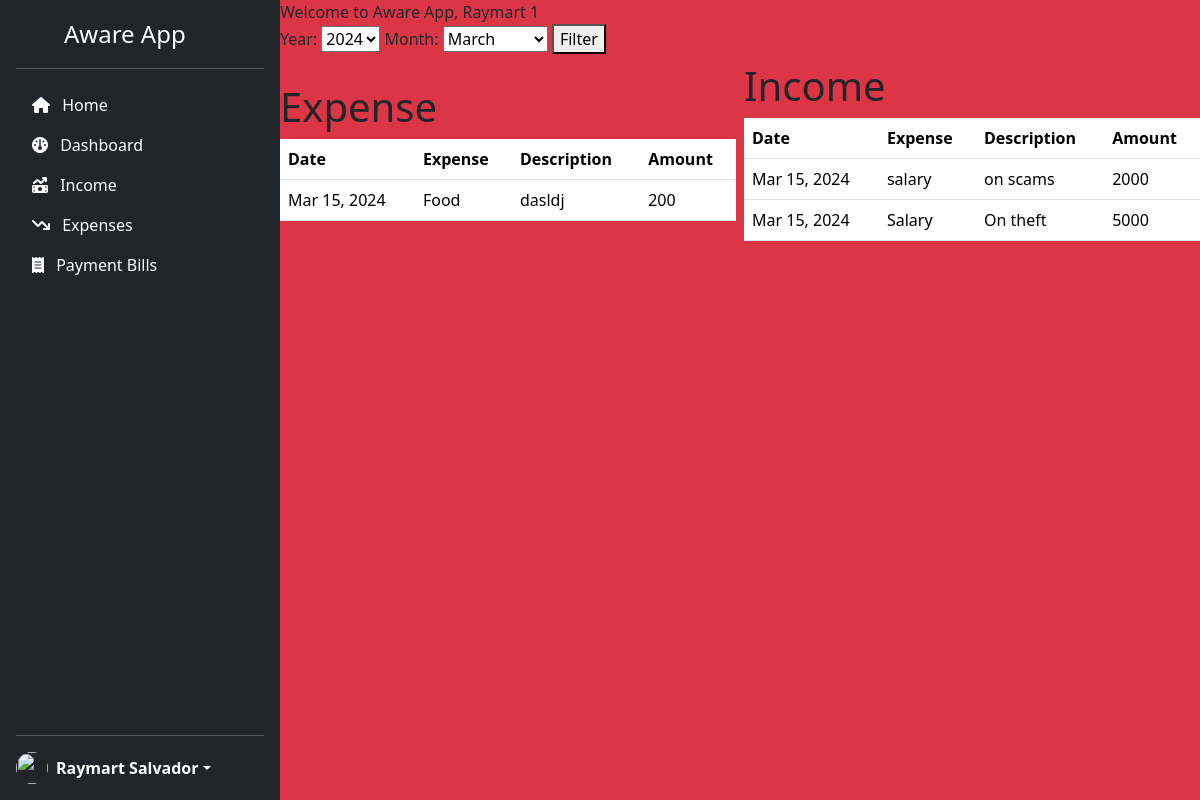
The app's page /dashboard.php?year=2024-03-15 00:00:00 (signed in) with its own data.
### tables this page shows
CREATE TABLE `expenses` (
  `expense_id` int(11) NOT NULL,
  `name` varchar(50) NOT NULL,
  `amount` double NOT NULL,
  `description` varchar(255) DEFAULT NULL,
  `expense_date` datetime DEFAULT NULL,
  `user_id` int(11) NOT NULL
);

CREATE TABLE `income` (
  `income_id` int(11) NOT NULL,
  `name` varchar(50) NOT NULL,
  `description` varchar(50) DEFAULT NULL,
  `amount` double NOT NULL,
  `income_date` datetime DEFAULT NULL,
  `user_id` int(11) NOT NULL
);

### dashboard.php (the view, shortened to what this page needs)
<!DOCTYPE html>
<html lang="en">
<?php
include 'database/db_connect.php';
$id = $_SESSION['user_id'];
$statement = "SELECT * FROM expenses WHERE user_id = '$id'";
$incomeStatement = "SELECT * FROM income WHERE user_id = '$id'";
if(isset($_GET['year'])){
    $year = $_GET['year'];
    $statement .= " AND YEAR(expense_date) = '$year'";
    $incomeStatement .= " AND YEAR(income_date) = '$year'";
}
$result = mysqli_query($connection, $statement);
$expenses = mysqli_fetch_all($result, MYSQLI_ASSOC);
$incomeResult = mysqli_query($connection, $incomeStatement);
$income = mysqli_fetch_all($incomeResult, MYSQLI_ASSOC);
?>
<head>
    <link rel="stylesheet" href="assets/styles.css">
    <link rel="stylesheet" href="https://cdnjs.cloudflare.com/ajax/libs/font-awesome/6.5.1/css/all.min.css"
 />
    <link href="https://cdn.jsdelivr.net/npm/bootstrap@5.3.3/dist/css/bootstrap.min.css" rel="stylesheet"
>
</head>
<body>
    <div class="d-flex h-100">
        <nav class="">
            <?php
        include 'nav/nav.php';
        ?>
        </nav>
        <div class="bg-danger">
            Welcome to Aware App,
            <?=  $first_name?> <?= $id?>
            <div class="row justify-content-center align-items-center g-2">
                <?php include 'utilities/date_filter.php'?>
                <div class="col">
                    <div class="expenses">
                        <h1>Expense</h1>
                        <table class="table">
                            <thead>
                                <tr>
                                    <th scope="col">Date</th>
                                    <th scope="col">Expense</th>
                                    <th scope="col">Description</th>
                                    <th scope="col">Amount</th>
                                </tr>
                            </thead>
                            <tbody>
                                <?php foreach($expenses as $expense): ?>
                                <tr>
                                    <td><?= date('M j, Y', strtotime($expense['expense_date'])) ?></td>
                                    <td><?= $expense['name'] ?></td>
                                    <td><?= $expense['description'] ?></td>
                                    <td><?= $expense['amount'] ?></td>
                                </tr>
                                <?php endforeach; ?>
                            </tbody>
                        </table>
                    </div>
                </div>
                <div class="col">
                    <div class="income">
                        <h1>Income</h1>
                        <table class="table">
                            <thead>
                                <tr>
                                    <th scope="col">Date</th>
                                    <th scope="col">Expense</th>
                                    <th scope="col">Description</th>
                                    <th scope="col">Amount</th>
                                </tr>
                            </thead>
                            <tbody>
                                <?php foreach($income as $income): ?>
                                <tr>
                                    <td><?= date('M j, Y', strtotime($income['income_date'])) ?></td>
                                    <td><?= $income['name'] ?></td>
                                    <td><?= $income['description'] ?></td>
                                    <td><?= $income['amount'] ?></td>
                                </tr>
                                <?php endforeach; ?>
                            </tbody>
                        </table>
                    </div>
                </div>
            </div>
        </div>
    </div>
</body>
</html>

### assets/styles.css (style rules this page uses)
body { background-color: aqua; font-family: Arial, sans-serif; margin: 0; width: 100%; padding: 0; box-sizing: border-box; height: 100vh; }

### records on screen
expenses: expense_date "Mar 15, 2024", name "Food", description "dasldj", amount "200"
income: income_date "Mar 15, 2024", name "salary", description "on scams", amount "2000"
income: income_date "Mar 15, 2024", name "Salary", description "On theft", amount "5000"

### other values on screen
$title "Aware App"
$first_name "Raymart"
$last_name "Salvador"
$id "1"
form field year "2024"
form field month "March"
